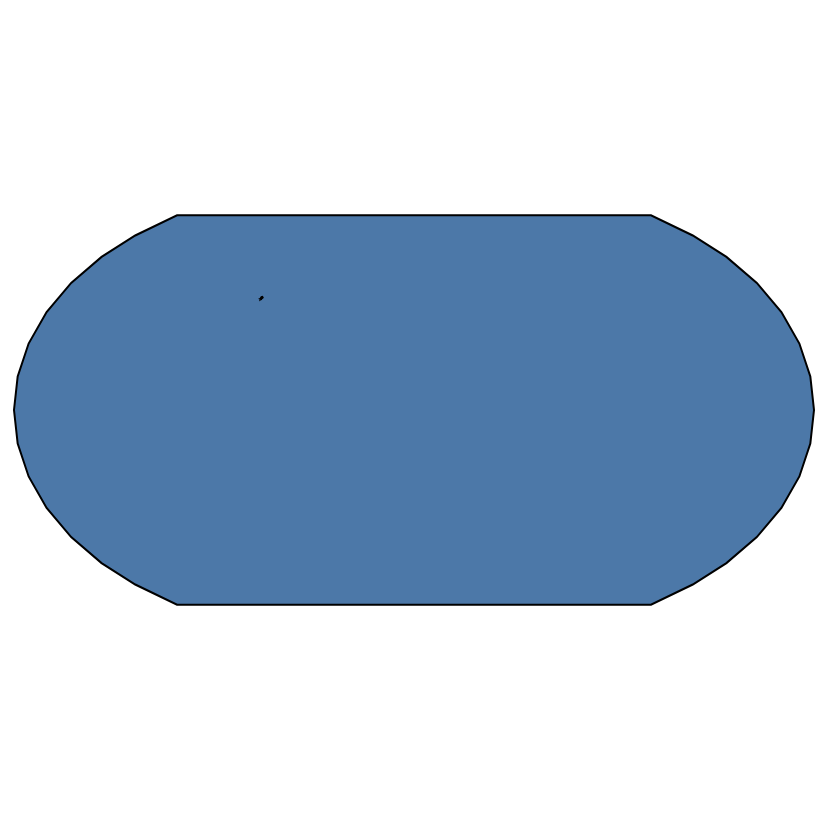

Here is the notebook cell this chart was saved with:
### Code cell
anc_json = download_json()
base_layer = gen_base(geojson=anc_json)
base_layer

### Figure 1 — Vega-Lite specification as saved in the notebook (floating-point values rounded to 4 significant figures; data arrays with more than 128 entries replaced by an {"elided": "..."} marker saying what was removed)
{"config": {"view": {"continuousWidth": 400, "continuousHeight": 300}}, "data": {"values": {"type": "FeatureCollection", "name": "Advisory_Neighborhood_Commissions_from_2002", "crs": {"type": "name", "properties": {"name": "urn:ogc:def:crs:OGC:1.3:CRS84"}}, "features": [{"type": "Feature", "properties": {"OBJECTID": 1, "ANC_ID": "4C", "WEB_URL": "http://app.anc.dc.gov/wards.asp?ward=4&office=C", "NAME": "ANC 4C", "SHAPE_Length": 10340.0, "SHAPE_Area": 3344000.0}, "geometry": {"type": "Polygon", "coordinates": {"elided": "1x859x2 float values"}}}, {"type": "Feature", "properties": {"OBJECTID": 2, "ANC_ID": "4D", "WEB_URL": "http://app.anc.dc.gov/wards.asp?ward=4&office=D", "NAME": "ANC 4D", "SHAPE_Length": 6421.0, "SHAPE_Area": 1843000.0}, "geometry": {"type": "Polygon", "coordinates": {"elided": "1x552x2 float values"}}}, {"type": "Feature", "properties": {"OBJECTID": 3, "ANC_ID": "1B", "WEB_URL": "http://app.anc.dc.gov/wards.asp?ward=1&office=B", "NAME": "ANC 1B", "SHAPE_Length": 7419.0, "SHAPE_Area": 2747000.0}, "geometry": {"type": "Polygon", "coordinates": {"elided": "1x631x2 float values"}}}, {"type": "Feature", "properties": {"OBJECTID": 4, "ANC_ID": "2B", "WEB_URL": "http://app.anc.dc.gov/wards.asp?ward=2&office=B", "NAME": "ANC 2B", "SHAPE_Length": 7713.0, "SHAPE_Area": 2160000.0}, "geometry": {"type": "Polygon", "coordinates": {"elided": "1x577x2 float values"}}}, {"type": "Feature", "properties": {"OBJECTID": 5, "ANC_ID": "6B", "WEB_URL": "http://app.anc.dc.gov/wards.asp?ward=6&office=B", "NAME": "ANC 6B", "SHAPE_Length": 10780.0, "SHAPE_Area": 4899000.0}, "geometry": {"type": "Polygon", "coordinates": {"elided": "1x593x2 float values"}}}, {"type": "Feature", "properties": {"OBJECTID": 6, "ANC_ID": "3E", "WEB_URL": "http://app.anc.dc.gov/wards.asp?ward=3&office=E", "NAME": "ANC 3E", "SHAPE_Length": 10010.0, "SHAPE_Area": 3766000.0}, "geometry": {"type": "Polygon", "coordinates": {"elided": "1x503x2 float values"}}}, {"type": "Feature", "properties": {"OBJECTID": 7, "ANC_ID": "4A", "WEB_URL": "http://app.anc.dc.gov/wards.asp?ward=4&office=A", "NAME": "ANC 4A", "SHAPE_Length": 20380.0, "SHAPE_Area": 7543000.0}, "geometry": {"type": "Polygon", "coordinates": {"elided": "1x882x2 float values"}}}, {"type": "Feature", "properties": {"OBJECTID": 8, "ANC_ID": "1C", "WEB_URL": "http://app.anc.dc.gov/wards.asp?ward=1&office=C", "NAME": "ANC 1C", "SHAPE_Length": 5228.0, "SHAPE_Area": 1286000.0}, "geometry": {"type": "Polygon", "coordinates": {"elided": "1x382x2 float values"}}}, {"type": "Feature", "properties": {"OBJECTID": 9, "ANC_ID": "2D", "WEB_URL": "http://app.anc.dc.gov/wards.asp?ward=2&office=D", "NAME": "ANC 2D", "SHAPE_Length": 3800.0, "SHAPE_Area": 801000.0}, "geometry": {"type": "Polygon", "coordinates": {"elided": "1x265x2 float values"}}}, {"type": "Feature", "properties": {"OBJECTID": 10, "ANC_ID": "1D", "WEB_URL": "http://app.anc.dc.gov/wards.asp?ward=1&office=D", "NAME": "ANC 1D", "SHAPE_Length": 4245.0, "SHAPE_Area": 939500.0}, "geometry": {"type": "Polygon", "coordinates": {"elided": "1x526x2 float values"}}}, {"type": "Feature", "properties": {"OBJECTID": 11, "ANC_ID": "1A", "WEB_URL": "http://app.anc.dc.gov/wards.asp?ward=1&office=A", "NAME": "ANC 1A", "SHAPE_Length": 5677.0, "SHAPE_Area": 1587000.0}, "geometry": {"type": "Polygon", "coordinates": {"elided": "1x432x2 float values"}}}, {"type": "Feature", "properties": {"OBJECTID": 12, "ANC_ID": "3B", "WEB_URL": "http://app.anc.dc.gov/wards.asp?ward=3&office=B", "NAME": "ANC 3B", "SHAPE_Length": 6377.0, "SHAPE_Area": 1390000.0}, "geometry": {"type": "Polygon", "coordinates": {"elided": "1x861x2 float values"}}}, {"type": "Feature", "properties": {"OBJECTID": 13, "ANC_ID": "5B", "WEB_URL": "http://app.anc.dc.gov/wards.asp?ward=5&office=B", "NAME": "ANC 5B", "SHAPE_Length": 14700.0, "SHAPE_Area": 11030000.0}, "geometry": {"type": "Polygon", "coordinates": {"elided": "1x548x2 float values"}}}, {"type": "Feature", "properties": {"OBJECTID": 14, "ANC_ID": "3G", "WEB_URL": "http://app.anc.dc.gov/wards.asp?ward=3&office=G", "NAME": "ANC 3G", "SHAPE_Length": 13300.0, "SHAPE_Area": 6958000.0}, "geometry": {"type": "Polygon", "coordinates": {"elided": "1x928x2 float values"}}}, {"type": "Feature", "properties": {"OBJECTID": 15, "ANC_ID": "3F", "WEB_URL": "http://app.anc.dc.gov/wards.asp?ward=3&office=F", "NAME": "ANC 3F", "SHAPE_Length": 12710.0, "SHAPE_Area": 5895000.0}, "geometry": {"type": "Polygon", "coordinates": {"elided": "1x1144x2 float values"}}}, {"type": "Feature", "properties": {"OBJECTID": 16, "ANC_ID": "5A", "WEB_URL": "http://app.anc.dc.gov/wards.asp?ward=5&office=A", "NAME": "ANC 5A", "SHAPE_Length": 17340.0, "SHAPE_Area": 9199000.0}, "geometry": {"type": "Polygon", "coordinates": {"elided": "1x719x2 float values"}}}, {"type": "Feature", "properties": {"OBJECTID": 17, "ANC_ID": "7D", "WEB_URL": "http://app.anc.dc.gov/wards.asp?ward=7&office=D", "NAME": "ANC 7D", "SHAPE_Length": 15340.0, "SHAPE_Area": 6310000.0}, "geometry": {"type": "Polygon", "coordinates": {"elided": "1x875x2 float values"}}}, {"type": "Feature", "properties": {"OBJECTID": 18, "ANC_ID": "3C", "WEB_URL": "http://app.anc.dc.gov/wards.asp?ward=3&office=C", "NAME": "ANC 3C", "SHAPE_Length": 12150.0, "SHAPE_Area": 5404000.0}, "geometry": {"type": "Polygon", "coordinates": {"elided": "1x1247x2 float values"}}}, {"type": "Feature", "properties": {"OBJECTID": 19, "ANC_ID": "7E", "WEB_URL": "http://app.anc.dc.gov/wards.asp?ward=7&office=E", "NAME": "ANC 7E", "SHAPE_Length": 12050.0, "SHAPE_Area": 3319000.0}, "geometry": {"type": "Polygon", "coordinates": {"elided": "1x830x2 float values"}}}, {"type": "Feature", "properties": {"OBJECTID": 20, "ANC_ID": "2C", "WEB_URL": "http://app.anc.dc.gov/wards.asp?ward=2&office=C", "NAME": "ANC 2C", "SHAPE_Length": 11340.0, "SHAPE_Area": 2253000.0}, "geometry": {"type": "Polygon", "coordinates": {"elided": "1x604x2 float values"}}}, {"type": "Feature", "properties": {"OBJECTID": 21, "ANC_ID": "3D", "WEB_URL": "http://app.anc.dc.gov/wards.asp?ward=3&office=D", "NAME": "ANC 3D", "SHAPE_Length": 15440.0, "SHAPE_Area": 10450000.0}, "geometry": {"type": "Polygon", "coordinates": {"elided": "1x4328x2 float values"}}}, {"type": "Feature", "properties": {"OBJECTID": 22, "ANC_ID": "5C", "WEB_URL": "http://app.anc.dc.gov/wards.asp?ward=5&office=C", "NAME": "ANC 5C", "SHAPE_Length": 12160.0, "SHAPE_Area": 6676000.0}, "geometry": {"type": "Polygon", "coordinates": {"elided": "1x925x2 float values"}}}, {"type": "Feature", "properties": {"OBJECTID": 23, "ANC_ID": "4B", "WEB_URL": "http://app.anc.dc.gov/wards.asp?ward=4&office=B", "NAME": "ANC 4B", "SHAPE_Length": 10840.0, "SHAPE_Area": 5048000.0}, "geometry": {"type": "Polygon", "coordinates": {"elided": "1x534x2 float values"}}}, {"type": "Feature", "properties": {"OBJECTID": 24, "ANC_ID": "2A", "WEB_URL": "http://app.anc.dc.gov/wards.asp?ward=2&office=A", "NAME": "ANC 2A", "SHAPE_Length": 12270.0, "SHAPE_Area": 6864000.0}, "geometry": {"type": "Polygon", "coordinates": {"elided": "1x2856x2 float values"}}}, {"type": "Feature", "properties": {"OBJECTID": 25, "ANC_ID": "6A", "WEB_URL": "http://app.anc.dc.gov/wards.asp?ward=6&office=A", "NAME": "ANC 6A", "SHAPE_Length": 6902.0, "SHAPE_Area": 2167000.0}, "geometry": {"type": "Polygon", "coordinates": {"elided": "1x466x2 float values"}}}, {"type": "Feature", "properties": {"OBJECTID": 26, "ANC_ID": "2E", "WEB_URL": "http://app.anc.dc.gov/wards.asp?ward=2&office=E", "NAME": "ANC 2E", "SHAPE_Length": 10380.0, "SHAPE_Area": 4267000.0}, "geometry": {"type": "Polygon", "coordinates": {"elided": "1x1657x2 float values"}}}, {"type": "Feature", "properties": {"OBJECTID": 27, "ANC_ID": "7A", "WEB_URL": "http://app.anc.dc.gov/wards.asp?ward=7&office=A", "NAME": "ANC 7A", "SHAPE_Length": 12940.0, "SHAPE_Area": 4402000.0}, "geometry": {"type": "Polygon", "coordinates": {"elided": "1x1135x2 float values"}}}, {"type": "Feature", "properties": {"OBJECTID": 28, "ANC_ID": "8D", "WEB_URL": "http://app.anc.dc.gov/wards.asp?ward=8&office=D", "NAME": "ANC 8D", "SHAPE_Length": 17160.0, "SHAPE_Area": 9493000.0}, "geometry": {"type": "Polygon", "coordinates": {"elided": "1x1109x2 float values"}}}, {"type": "Feature", "properties": {"OBJECTID": 29, "ANC_ID": "8C", "WEB_URL": "http://app.anc.dc.gov/wards.asp?ward=8&office=C", "NAME": "ANC 8C", "SHAPE_Length": 22400.0, "SHAPE_Area": 12430000.0}, "geometry": {"type": "Polygon", "coordinates": {"elided": "1x4191x2 float values"}}}, {"type": "Feature", "properties": {"OBJECTID": 30, "ANC_ID": "7B", "WEB_URL": "http://app.anc.dc.gov/wards.asp?ward=7&office=B", "NAME": "ANC 7B", "SHAPE_Length": 11970.0, "SHAPE_Area": 4777000.0}, "geometry": {"type": "Polygon", "coordinates": {"elided": "1x1041x2 float values"}}}, {"type": "Feature", "properties": {"OBJECTID": 31, "ANC_ID": "8B", "WEB_URL": "http://app.anc.dc.gov/wards.asp?ward=8&office=B", "NAME": "ANC 8B", "SHAPE_Length": 7735.0, "SHAPE_Area": 2921000.0}, "geometry": {"type": "Polygon", "coordinates": {"elided": "1x1138x2 float values"}}}, {"type": "Feature", "properties": {"OBJECTID": 32, "ANC_ID": "2F", "WEB_URL": "http://app.anc.dc.gov/wards.asp?ward=2&office=F", "NAME": "ANC 2F", "SHAPE_Length": 8504.0, "SHAPE_Area": 2084000.0}, "geometry": {"type": "Polygon", "coordinates": {"elided": "1x476x2 float values"}}}, {"type": "Feature", "properties": {"OBJECTID": 33, "ANC_ID": "7C", "WEB_URL": "http://app.anc.dc.gov/wards.asp?ward=7&office=C", "NAME": "ANC 7C", "SHAPE_Length": 8755.0, "SHAPE_Area": 3475000.0}, "geometry": {"type": "Polygon", "coordinates": {"elided": "1x521x2 float values"}}}, {"type": "Feature", "properties": {"OBJECTID": 34, "ANC_ID": "8A", "WEB_URL": "http://app.anc.dc.gov/wards.asp?ward=8&office=A", "NAME": "ANC 8A", "SHAPE_Length": 9957.0, "SHAPE_Area": 2886000.0}, "geometry": {"type": "Polygon", "coordinates": {"elided": "1x718x2 float values"}}}, {"type": "Feature", "properties": {"OBJECTID": 35, "ANC_ID": "6D", "WEB_URL": "http://app.anc.dc.gov/wards.asp?ward=6&office=D", "NAME": "ANC 6D", "SHAPE_Length": 15800.0, "SHAPE_Area": 10130000.0}, "geometry": {"type": "Polygon", "coordinates": {"elided": "1x2360x2 float values"}}}, {"type": "Feature", "properties": {"OBJECTID": 36, "ANC_ID": "8E", "WEB_URL": "http://app.anc.dc.gov/wards.asp?ward=8&office=E", "NAME": "ANC 8E", "SHAPE_Length": 11260.0, "SHAPE_Area": 2844000.0}, "geometry": {"type": "Polygon", "coordinates": {"elided": "1x1587x2 float values"}}}, {"type": "Feature", "properties": {"OBJECTID": 37, "ANC_ID": "6C", "WEB_URL": "http://app.anc.dc.gov/wards.asp?ward=6&office=C", "NAME": "ANC 6C", "SHAPE_Length": 8762.0, "SHAPE_Area": 3861000.0}, "geometry": {"type": "Polygon", "coordinates": {"elided": "1x441x2 float values"}}}]}}, "mark": {"type": "geoshape", "stroke": "black", "strokeWidth": 1}, "encoding": {}, "height": 400, "width": 400, "$schema": "https://vega.github.io/schema/vega-lite/v4.8.1.json"}
